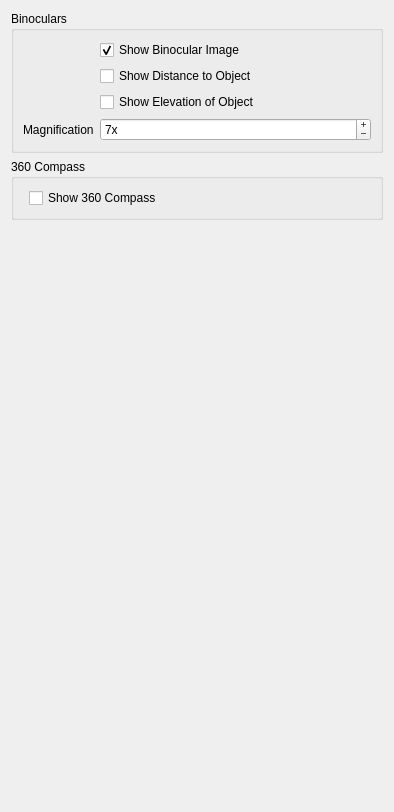
           <widget class="QWidget" name="scrollAreaWidgetContents_4">
            <property name="geometry">
             <rect>
              <x>0</x>
              <y>0</y>
              <width>394</width>
              <height>812</height>
             </rect>
            </property>
            <layout class="QVBoxLayout" name="verticalLayout_4">
             <item>
              <widget class="QGroupBox" name="mToolsBinocularGroupBox">
               <property name="title">
                <string>Binoculars</string>
               </property>
               <layout class="QFormLayout" name="formLayout_7">
                <item row="0" column="1">
                 <widget class="QCheckBox" name="mToolsShowBinocularImageCheckBox">
                  <property name="toolTip">
                   <string>Selects whether or not to render the binocular reticle. </string>
                  </property>
                  <property name="text">
                   <string>Show Binocular Image</string>
                  </property>
                  <property name="checked">
                   <bool>true</bool>
                  </property>
                 </widget>
                </item>
                <item row="1" column="1">
                 <widget class="QCheckBox" name="mToolsShowDistanceToObjectCheckBox">
                  <property name="toolTip">
                   <string>Select to show the distance to the object in front of the camera's eyepoint. </string>
                  </property>
                  <property name="text">
                   <string>Show Distance to Object</string>
                  </property>
                 </widget>
                </item>
                <item row="2" column="1">
                 <widget class="QCheckBox" name="mToolsShowElevationOfObjectCheckBox">
                  <property name="toolTip">
                   <string>Select this to print the elevation of the object being viewed by binoculars</string>
                  </property>
                  <property name="text">
                   <string>Show Elevation of Object</string>
                  </property>
                 </widget>
                </item>
                <item row="3" column="0">
                 <widget class="QLabel" name="mToolsMagnificationLabel">
                  <property name="toolTip">
                   <string>Select the magnification of the binoculars. The greater the magnification, the farther in they zoom. 7x is miliary standard issue. </string>
                  </property>
                  <property name="text">
                   <string>Magnification</string>
                  </property>
                  <property name="buddy">
                   <cstring>mToolsMagnificationSpinBox</cstring>
                  </property>
                 </widget>
                </item>
                <item row="3" column="1">
                 <widget class="QSpinBox" name="mToolsMagnificationSpinBox">
                  <property name="toolTip">
                   <string>This selects the magnification of the binoculars</string>
                  </property>
                  <property name="buttonSymbols">
                   <enum>QAbstractSpinBox::PlusMinus</enum>
                  </property>
                  <property name="specialValueText">
                   <string>x</string>
                  </property>
                  <property name="suffix">
                   <string>x</string>
                  </property>
                  <property name="minimum">
                   <number>1</number>
                  </property>
                  <property name="maximum">
                   <number>25</number>
                  </property>
                  <property name="value">
                   <number>7</number>
                  </property>
                 </widget>
                </item>
               </layout>
              </widget>
             </item>
             <item>
              <widget class="QGroupBox" name="mToolsCompass360GroupBox">
               <property name="title">
                <string>360 Compass</string>
               </property>
               <layout class="QFormLayout" name="formLayout_10">
                <item row="0" column="1">
                 <widget class="QCheckBox" name="mToolsShowCompass360CheckBox">
                  <property name="text">
                   <string>Show 360 Compass</string>
                  </property>
                 </widget>
                </item>
               </layout>
              </widget>
             </item>
             <item>
              <spacer>
               <property name="orientation">
                <enum>Qt::Vertical</enum>
               </property>
               <property name="sizeType">
                <enum>QSizePolicy::Expanding</enum>
               </property>
               <property name="sizeHint" stdset="0">
                <size>
                 <width>20</width>
                 <height>394</height>
                </size>
               </property>
              </spacer>
             </item>
            </layout>
           </widget>
